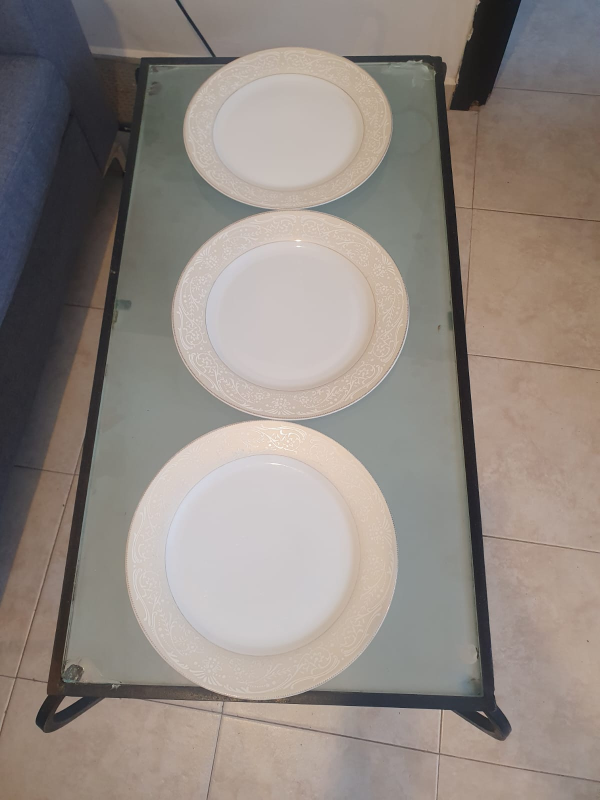
#> input picture Images/tableFor3.jpeg, 1200 x 1600 px (shown at 1/2 size)
$ python photoMain.py
#> lines starting #> are read from the running program, lines starting #| are printed output that depends on the picture; after the words box and inside, x2 and y2 are one past the last pixel; in counts of white or black regions, pixels touching at a corner belong together
### Table.py
import math
import cv2
from actions.identifiers.PlateDetector import PlateDetector
from Spot import Spot
from collections import defaultdict

NEARBY_SCORE = 1.0
ACROSS_SCORE = 0.6
FAR_SCORE = 0.0
PURPLE = (255, 0, 255)
GREEN = (0, 255, 0)
YELLOW = (0, 255, 255)


class Table(object):
    def __init__(self, image_path, scale_by=0.5, thresh=172):
#> called with image_path = 'Images/tableFor3.jpeg', scale_by = 0.5, thresh = 172
        self.image_path = image_path
        self.image = cv2.imread(image_path)
#> self.image is the input picture: shape (1600, 1200, 3); mean B, G, R 129.9, 136.2, 145.1
        self.scale = scale_by
        self.image = cv2.resize(self.image, (0, 0), fx=scale_by, fy=scale_by)
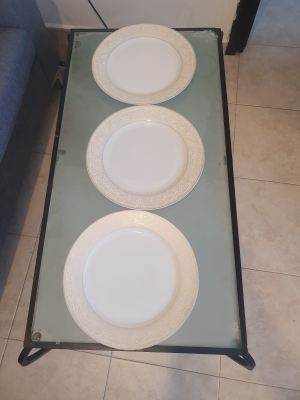
#> self.image: shape (800, 600, 3) (shown at 1/2 size); mean B, G, R 130, 136.4, 145.2
        self.thresh = thresh
        self.spots = self.extract_spots()
        self.relations = self.build_relations(self.spots)

    def __repr__(self):
        return "Table:\n\t" + "\n\t".join([str(s) for s in self.spots.values()])

    def extract_spots(self):
        """
        here we will infer the locations of all the spots using cv2
        :return:
        """
        found_contours = PlateDetector.detect_plates(
            self.image_path, threshold=self.thresh, scale_by=self.scale
        )
        spots = {}
        for i in range(len(found_contours)):
            spots[i] = Spot(i, found_contours[i]["center"], found_contours[i]["bbox"])
        return spots

    def build_relations(self, spots):
        relations = {}
        for spot_index, spot in spots.items():
            distances = []
            for other_index, other in spots.items():
                if spot_index != other_index:
                    dist = math.dist(spot.location, other.location)
                    distances.append((other_index, round(dist, 3)))
            distances.sort(key=lambda x: x[1])
            nearest_spot_1 = distances[0][0]
            nearest_spot_2 = distances[1][0]
            relations[spot_index] = {
                nearest_spot_1: NEARBY_SCORE,
                nearest_spot_2: NEARBY_SCORE,
            }

            for other_index, _ in distances[2:]:
                other = spots[other_index]
                if spot.is_across(other):
                    relations[spot_index][other_index] = ACROSS_SCORE
                else:
                    relations[spot_index][other_index] = FAR_SCORE
        return relations

    # [22 lines left out: function get_relations_on_image, not called in this run]

    def get_relation_between(self, spot_id_1, spot_id_2):
        return self.relations[spot_id_1][spot_id_2]

    # [26 lines left out: functions populate_spots, draw_sitting_arrangement, not called in this run]

### actions/identifiers/PlateDetector.py
import math
import cv2
import numpy as np
import matplotlib.pyplot as plt


class PlateDetector(object):
    def __init__(self) -> None:
        pass

    def detect_plates(
        image_path,
        min_area=1800,
        scale_by=0.5,
        threshold=172,
        canny_upper=150,
        canny_lower=50,
        circularity_c=0.75,
        show=False,
    ):
        # preprocess
#> called with image_path = 'Images/tableFor3.jpeg', min_area = 1800, scale_by = 0.5, threshold = 172, canny_upper = 150, canny_lower = 50, circularity_c = 0.75, show = False
        image = cv2.imread(image_path)
        image = cv2.resize(image, (0, 0), fx=scale_by, fy=scale_by)
        orig = image.copy()
        gray = cv2.cvtColor(image, cv2.COLOR_BGR2GRAY)
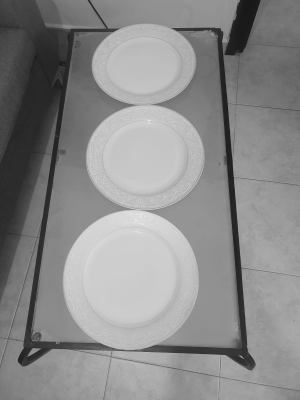
#> gray: shape (800, 600) (shown at 1/2 size); min 16, max 254, mean 138.3
        blur = cv2.GaussianBlur(gray, (7, 7), 1)
        if threshold != 0:
            _, thresh = cv2.threshold(blur, threshold, 255, cv2.THRESH_TOZERO)
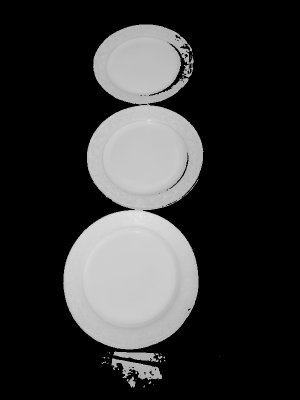
#> thresh: shape (800, 600) (shown at 1/2 size); min 0, max 235, mean 50.5
        else:
            thresh = blur
        can = cv2.Canny(thresh, canny_upper, canny_lower)  # TODO: pay attention here!
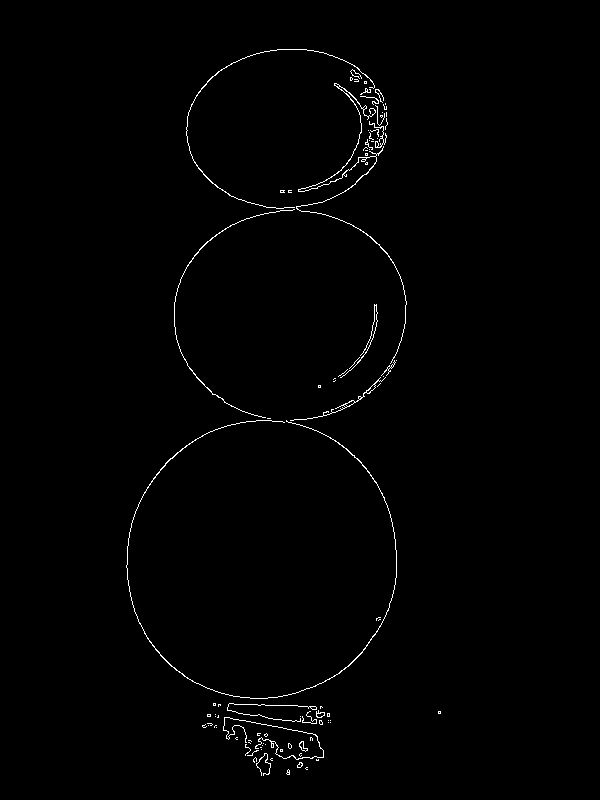
#> can: shape (800, 600); 0.86% white in thin lines or dots, all inside (x1, y1, x2, y2) = (126, 49, 441, 776)
        kernel = np.ones((3, 3), np.uint8)
        can = cv2.dilate(can, kernel, iterations=1)
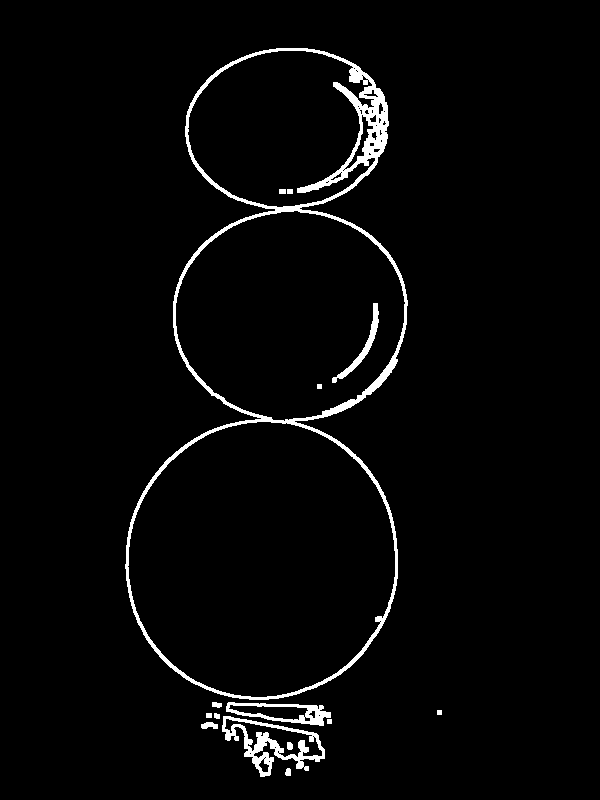
#> can: shape (800, 600); 2.9% white; 15 white regions, largest, box (x1, y1, x2, y2) and area: (125, 48, 408, 700) 10079, (222, 716, 325, 777) 1829, (226, 702, 331, 726) 913
        can = cv2.morphologyEx(can, cv2.MORPH_CLOSE, kernel)
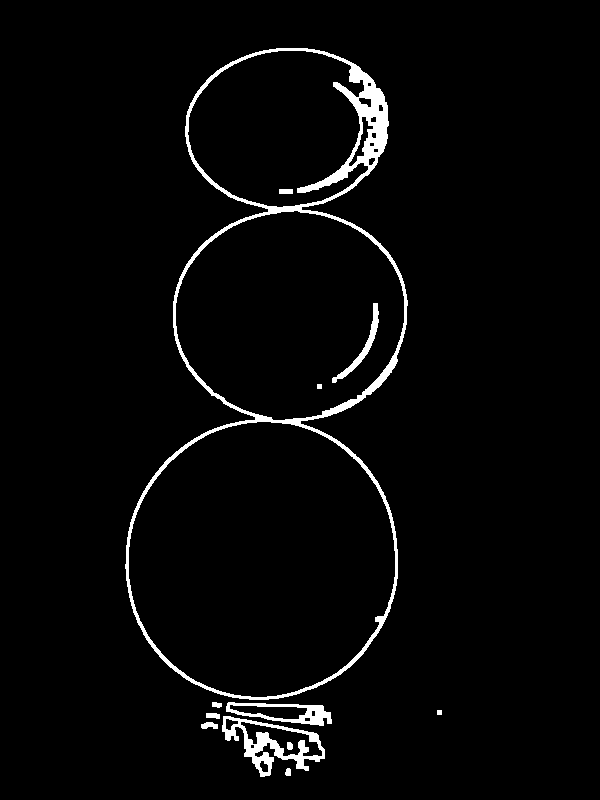
#> can: shape (800, 600); 3% white; 12 white regions

        # find the contours
        contours, hierarchy = cv2.findContours(
            can, cv2.RETR_EXTERNAL, cv2.CHAIN_APPROX_NONE
        )
#> contours = 8 contours, 1 with area under 20; largest, box (x1, y1, x2, y2) and area: (125, 48, 408, 700) 125340, (222, 716, 325, 777) 2958, (226, 702, 332, 726) 1525, (201, 722, 218, 729) 69, (206, 713, 220, 719) 53, (212, 702, 222, 708) 34, (285, 768, 291, 776) 30
        found_plates = []
        found = -1
        for cnt in contours:
            area = cv2.contourArea(cnt)

            # print(area)
            if area > min_area:
                # cv2.drawContours(orig, cnt, -1, (255, 0, 0), 3)
                peri = cv2.arcLength(cnt, True)
                approx = cv2.approxPolyDP(cnt, 0.02 * peri, True)
                objCor = len(approx)
                x, y, width, height = cv2.boundingRect(approx)
                circularity = (4 * math.pi * area) / (peri**2)
                if objCor > 5 and circularity > circularity_c:
                    cx, cy = x + (width // 2), y + (height // 2)
                    found_plates.append(
                        {
                            "cnt": cnt,
                            "area": area,
                            "bbox": [x, y, width, height],
                            "center": [cx, cy],
                            "circularity": circularity,
                        }
                    )
                    found += 1

                    if show:
                        cv2.rectangle(
                            orig, (x, y), (x + width, y + height), (0, 255, 0), 2
                        )
                        cv2.circle(
                            orig,
                            (x + (width // 2), y + (height // 2)),
                            5,
                            (255, 0, 255),
                            cv2.FILLED,
                        )
                        cv2.putText(
                            orig,
                            f"{found} ({cx},{cy})",
                            (cx - 10, cy - 10),
                            cv2.FONT_HERSHEY_COMPLEX,
                            0.7,
                            (0, 0, 0),
                            2,
                        )
#> this loop made 8 passes
#> (area, peri, objCor, x, y, width, height, circularity) on passes 3, 8: (2958, 449.6, 10, 223, 716, 102, 61, 0.184), (125339.5, 2126.9, 13, 126, 48, 282, 652, 0.348)
#> after the loop, found = -1; found_plates = []
        if show:
            img_cont = image.copy()
            cv2.drawContours(img_cont, contours, -1, (0, 255, 0), 2)
            # _, axes = plt.subplots(1, 4, figsize=(20, 20))
            # for ax, img, title in zip(
            #     axes.flatten(),
            #     [thresh, can, img_cont[:, :, ::-1], orig[:, :, ::-1]],
            #     ["threshold", "canny", "contours", "detector"],
            # ):
            #     ax.imshow(img, cmap="gray")
            #     ax.set_title(title)
            # return orig
            plt.figure(figsize=(12, 16))
            plt.imshow(orig[:, :, ::-1], aspect="equal")
        return found_plates
        # return sorted(found_plates, key=lambda x: x["area"], reverse=True)

### Spot.py
import math


class Spot(object):
    def __init__(self, id, center_point, bbox, person="empty"):
        self.id = id
        self.location = center_point
        self.bounding_box = bbox # [x,y,w,h]
        self.person = person


    def __repr__(self):
        return f"Spot #{self.id} at {self.location}. {self.person if self.person is not None else 'no one'} sits here."

    def is_across(self, other, min_distance=800):
        return abs(self.location[1] - other.location[1]) < self.bounding_box[3] and math.dist(self.location, other.location) < min_distance

### photoMain.py
from Spot import Spot
from Table import Table

if __name__ == '__main__':
    sp = Spot(100, 200, "dad")
    su = Spot(300, 400, "uri")
    tb = Table("Images/tableFor3.jpeg")
#> after the loop in extract_spots, `for i in range(len(found_contours)):`: spots = 0 items
#> (the run stopped early here; a loop or call above may not have finished)

$ run again, with Images/3plates.jpeg copied over Images/tableFor3.jpeg
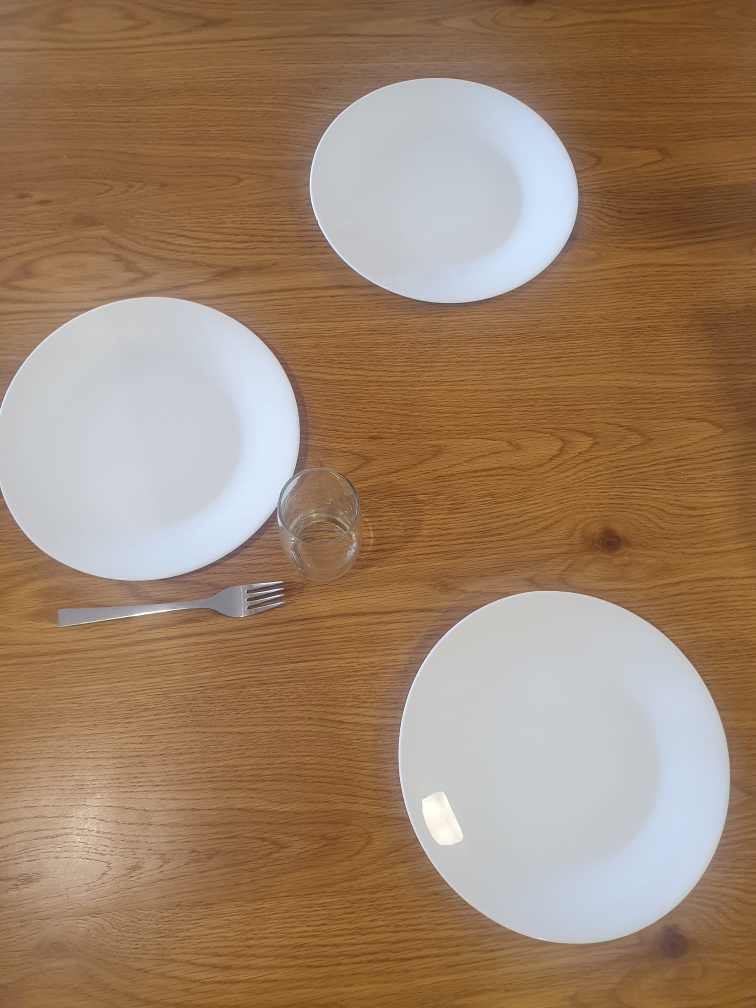
#> input picture Images/3plates.jpeg, 1512 x 2016 px (shown at 1/2 size)
#> in __init__, self.image is the input picture: shape (2016, 1512, 3); mean B, G, R 105.4, 130.5, 158.1
#> self.image: shape (1008, 756, 3)
#> in detect_plates, `gray = cv2.cvtColor(image, cv2.COLOR_BGR2GRAY)`:
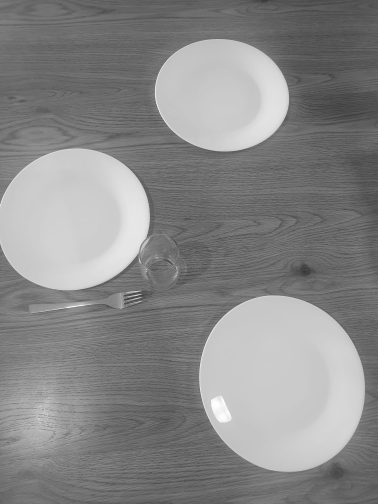
#> gray: shape (1008, 756) (shown at 1/2 size); min 34, max 255, mean 136
#> in detect_plates, `can = cv2.dilate(can, kernel, iterations=1)`:
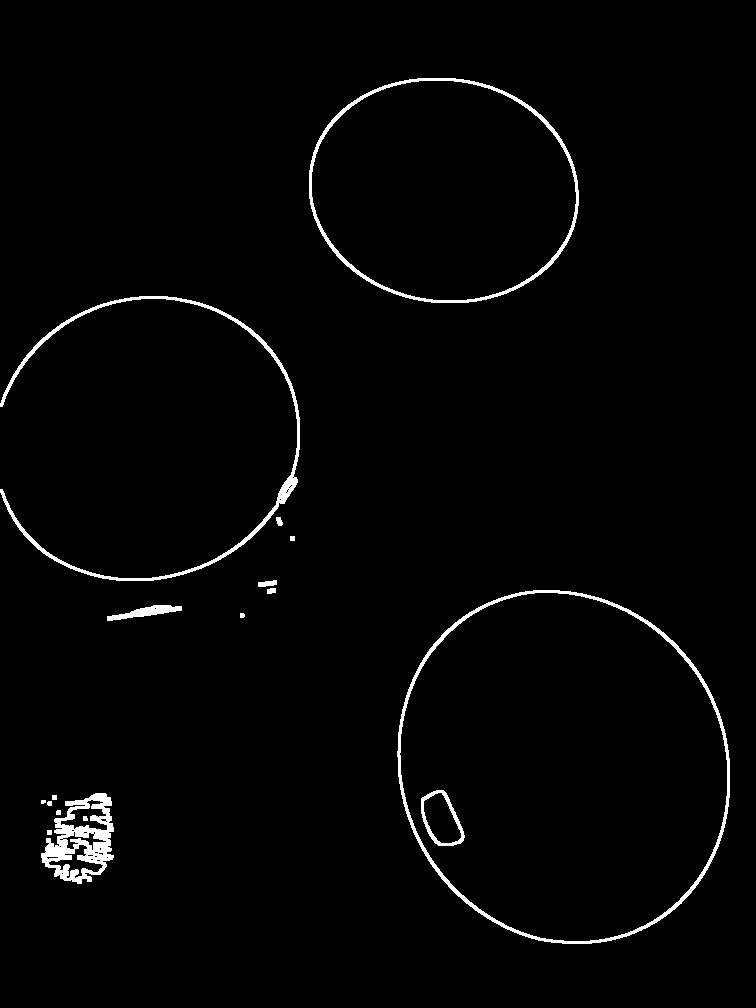
#> can: shape (1008, 756); 1.9% white; 17 white regions (1 under 20 px), largest, box (x1, y1, x2, y2) and area: (397, 590, 730, 944) 3848, (0, 296, 300, 581) 3241, (41, 793, 114, 884) 3101
#> contours = 12 contours, 4 with area under 20; largest, box (x1, y1, x2, y2) and area: (397, 590, 730, 944) 92598, (309, 78, 579, 303) 47986, (41, 793, 114, 884) 4418, (0, 296, 300, 581) 2500, (107, 605, 182, 621) 443, (258, 580, 277, 594) 118, (276, 517, 283, 526) 34, (41, 800, 52, 806) 29
#> the loop in detect_plates, `for cnt in contours:` made 12 passes
#> (area, peri, objCor, x, y, width, height, circularity) on passes 7, 12: (92598, 1140.4, 8, 408, 596, 311, 340, 0.895), (47986.5, 823.7, 8, 309, 78, 266, 224, 0.889)
#> after the loop in detect_plates, `for cnt in contours:`: found = 1; found_plates = 2 items
#> the loop in extract_spots, `for i in range(len(found_contours)):` made 2 passes
#> the loop in build_relations, `for spot_index, spot in spots.items():` made 1 pass
#> (spot_index, nearest_spot_1) on pass 1: (0, 1)
#> after the loop in build_relations, `for spot_index, spot in spots.items():`: relations = 0 items

$ run again, with Images/WhatsApp Image 2024-05-01 at 19.15.09 (2).jpeg copied over Images/tableFor3.jpeg
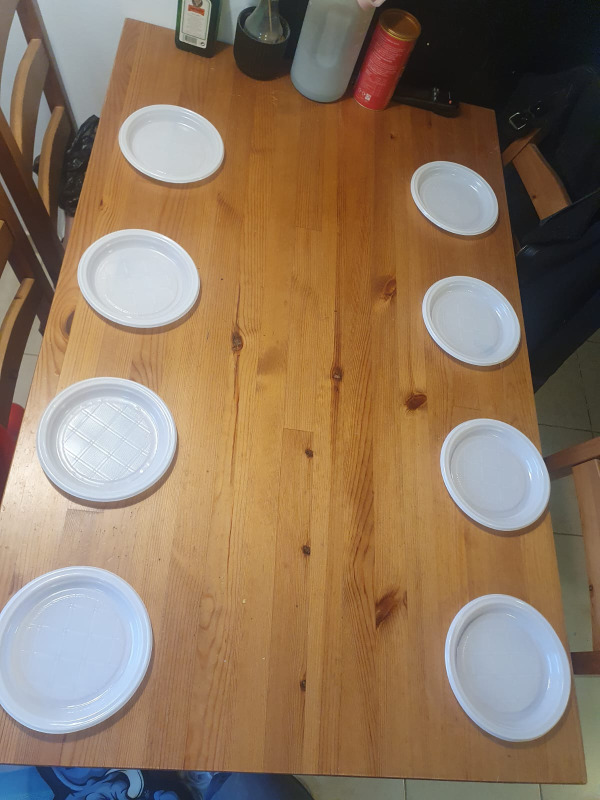
#> input picture Images/WhatsApp Image 2024-05-01 at 19.15.09 (2).jpeg, 1200 x 1600 px (shown at 1/2 size)
#> in __init__, self.image is the input picture: shape (1600, 1200, 3); mean B, G, R 95.4, 118.9, 142.3
#> self.image: shape (800, 600, 3)
#> in detect_plates, `gray = cv2.cvtColor(image, cv2.COLOR_BGR2GRAY)`:
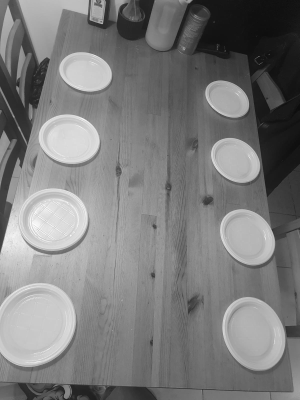
#> gray: shape (800, 600) (shown at 1/2 size); min 11, max 255, mean 123.3
#> in detect_plates, `can = cv2.morphologyEx(can, cv2.MORPH_CLOSE, kernel)`:
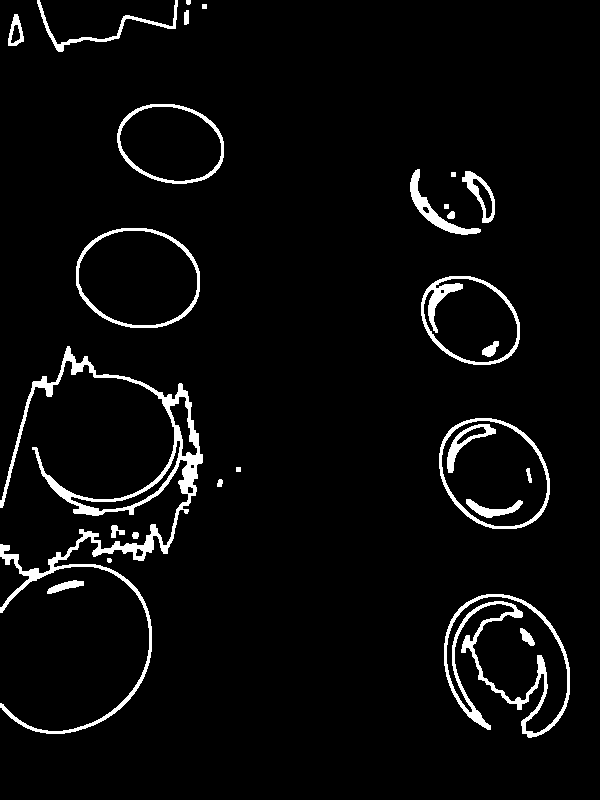
#> can: shape (800, 600); 4.3% white; 27 white regions
#> contours = 22 contours, 6 with area under 20; largest, box (x1, y1, x2, y2) and area: (444, 594, 570, 738) 10230, (76, 228, 200, 328) 9844, (439, 418, 550, 529) 9507, (0, 346, 203, 734) 7756, (421, 276, 520, 365) 6752
#> the loop in detect_plates, `for cnt in contours:` made 22 passes
#> (area, peri, objCor, x, y, width, height, circularity) on passes 8, 10, 11, 17: (9507, 367.4, 8, 439, 418, 111, 111, 0.885), (6752, 311.1, 8, 422, 276, 98, 89, 0.877), (9844.5, 373.1, 8, 79, 228, 119, 99, 0.889), (6657, 311.4, 8, 121, 104, 102, 78, 0.863)
#> after the loop in detect_plates, `for cnt in contours:`: found = 3; found_plates = 4 items
#> the loop in extract_spots, `for i in range(len(found_contours)):` made 4 passes
#> the loop in build_relations, `for spot_index, spot in spots.items():` made 4 passes
#> (nearest_spot_1, nearest_spot_2) on passes 1 to 4: (1, 2), (0, 2), (3, 1), (2, 1)
